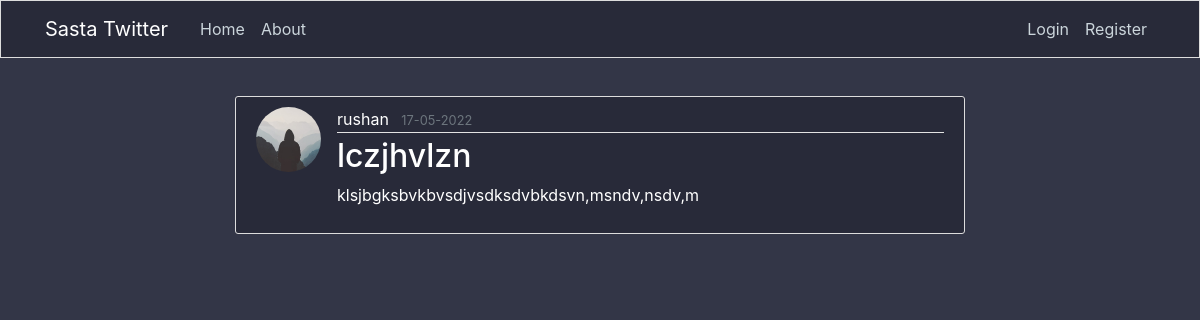
Screenshot of /post/2 with the database file from the repository.
### flaskblog/models.py (models this page shows, shortened)
class User(db.Model,UserMixin):
	id = db.Column(db.Integer, primary_key=True)
	username = db.Column(db.String(50), unique=True, nullable=False)
	email = db.Column(db.String(50), unique=True, nullable=False)
	image_file = db.Column(db.String(50), nullable=False, default='default.jpeg')
	password = db.Column(db.String(60), nullable=False)
	posts = db.relationship('Post',backref='author',lazy=True)

class Post(db.Model):
	id = db.Column(db.Integer, primary_key=True)
	title = db.Column(db.String(100), nullable=False)
	date = db.Column(db.DateTime, nullable=False,default=datetime.utcnow)
	content = db.Column(db.Text, nullable=False)
	user_id = db.Column(db.Integer, db.ForeignKey('user.id'),nullable=False)

### flaskblog/posts/routes.py (the view)
@posts.route("/post/<int:post_id>")
def post(post_id):
	post = Post.query.get_or_404(post_id)
	return render_template('post.html',title=post.title,post=post)

### flaskblog/templates/post.html (shortened to what this page needs)
{%extends 'layout.html'%}
{%block content%}
	<article class="media content-section">
		<img class="rounded-circle article-img" src="{{url_for('static',filename='profile_pics/'+ post.author.image_file)}}">
	  <div class="media-body">
	    <div class="article-metadata">
	      <a class="mr-2" href="{{url_for('users.user_posts',username=post.author.username)}}">{{ post.author.username }}</a>
	      <small class="text-muted">{{ post.date.strftime('%d-%m-%Y') }}</small>
	    </div>
	    <h2 class="article-title">{{ post.title }}</h2>
	    <p class="article-content">{{ post.content }}</p>
	  </div>
	</article>
{%endblock content%}

### flaskblog/static/main.css (style rules this page uses)
body { background: #333647; color: #ffffff; margin-top: 6rem; }
h1, h2, h3, h4, h5, h6 { color: #ffffff; }
.content-section { background: #282A39; padding: 10px 20px; border: 1px solid #dddddd; border-radius: 3px; margin-bottom: 20px; }
.article-title { color: #ffffff; }
.article-content { white-space: pre-line; }
.article-img { height: 65px; width: 65px; margin-right: 16px; }
.article-metadata { padding-bottom: 1px; margin-bottom: 4px; border-bottom: 1px solid #e3e3e3 }
a { color: white; }

### rows the page displays
User: image_file (placeholder picture), author.username "rushan"
Post: date "17-05-2022", title "lczjhvlzn", content "klsjbgksbvkbvsdjvsdksdvbkdsvn,msndv,nsdv,m"
